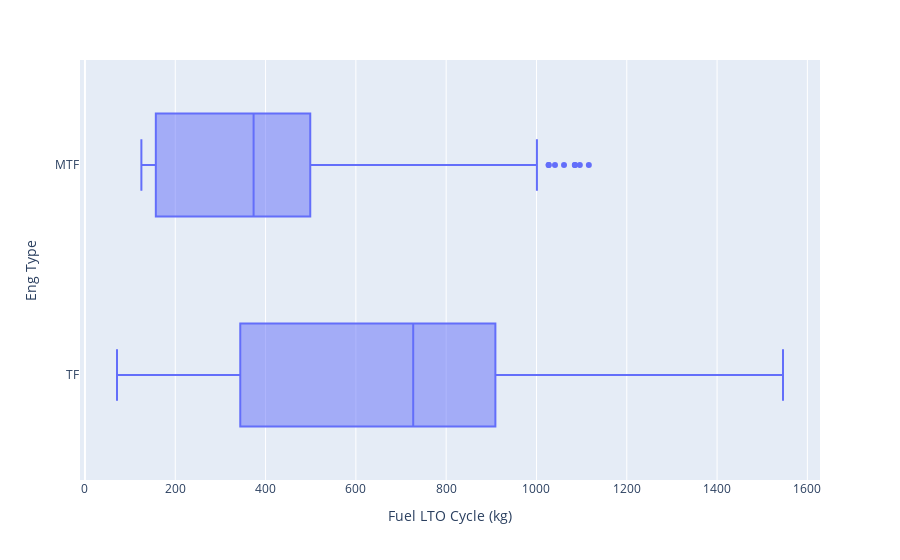

Notebook source saved alongside this figure:
### Code cell
fig = px.box(ges2, x="Fuel LTO Cycle (kg)  ", y='Eng Type', points="outliers")
fig.show()

### Figure 1 — Plotly figure (JSON) as saved in the notebook; plotly's stock layout.template omitted (floating-point values rounded to 4 significant figures; data arrays with more than 128 entries replaced by an {"elided": "..."} marker saying what was removed)
{"data": [{"alignmentgroup": "True", "boxpoints": "outliers", "hovertemplate": "Fuel LTO Cycle (kg)  =%{x}<br>Eng Type=%{y}<extra></extra>", "legendgroup": "", "marker": {"color": "#636efa"}, "name": "", "notched": false, "offsetgroup": "", "orientation": "h", "showlegend": false, "type": "box", "x": {"elided": "815 float values"}, "x0": " ", "xaxis": "x", "y": {"elided": "815 str values"}, "y0": " ", "yaxis": "y"}], "layout": {"boxmode": "group", "legend": {"tracegroupgap": 0}, "margin": {"t": 60}, "xaxis": {"anchor": "y", "domain": [0, 1], "title": {"text": "Fuel LTO Cycle (kg)  "}}, "yaxis": {"anchor": "x", "domain": [0, 1], "title": {"text": "Eng Type"}}}}
